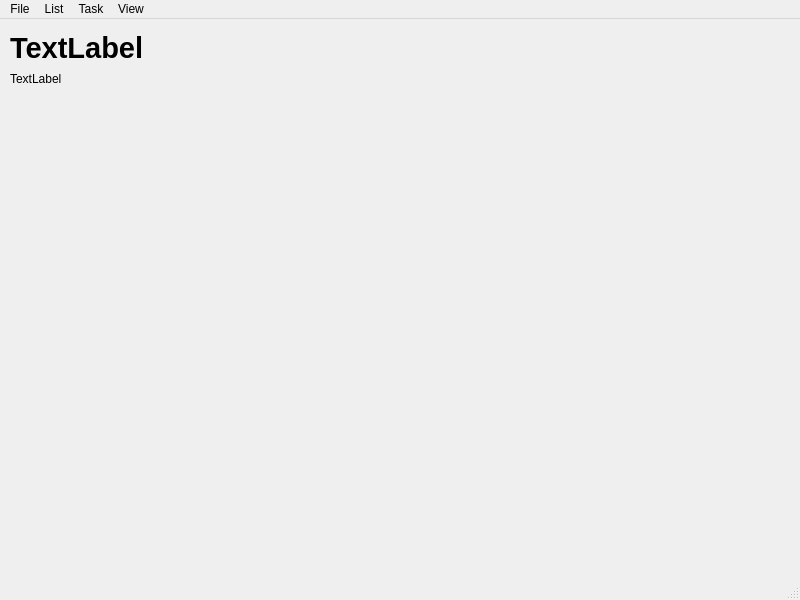
<?xml version="1.0" encoding="UTF-8"?>
<ui version="4.0">
 <class>TaskView</class>
 <widget class="QMainWindow" name="TaskView">
  <property name="geometry">
   <rect>
    <x>0</x>
    <y>0</y>
    <width>800</width>
    <height>600</height>
   </rect>
  </property>
  <property name="windowTitle">
   <string>MainWindow</string>
  </property>
  <widget class="QWidget" name="centralwidget">
   <widget class="QWidget" name="gridLayoutWidget">
    <property name="geometry">
     <rect>
      <x>10</x>
      <y>10</y>
      <width>160</width>
      <height>80</height>
     </rect>
    </property>
    <layout class="QGridLayout" name="gridLayout">
     <item row="0" column="0">
      <widget class="QLabel" name="listTitle1">
       <property name="font">
        <font>
         <pointsize>22</pointsize>
         <weight>75</weight>
         <bold>true</bold>
        </font>
       </property>
       <property name="text">
        <string>TextLabel</string>
       </property>
      </widget>
     </item>
     <item row="1" column="0">
      <widget class="QLabel" name="listContent1">
       <property name="text">
        <string>TextLabel</string>
       </property>
       <property name="alignment">
        <set>Qt::AlignLeading|Qt::AlignLeft|Qt::AlignTop</set>
       </property>
      </widget>
     </item>
    </layout>
   </widget>
  </widget>
  <widget class="QMenuBar" name="menubar">
   <property name="geometry">
    <rect>
     <x>0</x>
     <y>0</y>
     <width>800</width>
     <height>21</height>
    </rect>
   </property>
   <widget class="QMenu" name="menuFile">
    <property name="title">
     <string>File</string>
    </property>
    <addaction name="actionNew"/>
    <addaction name="actionOpen"/>
    <addaction name="actionSave"/>
    <addaction name="actionSaveAs"/>
   </widget>
   <widget class="QMenu" name="menuList">
    <property name="title">
     <string>List</string>
    </property>
    <addaction name="actionCreateNewList"/>
    <addaction name="actionDeleteList"/>
   </widget>
   <widget class="QMenu" name="menuTask">
    <property name="title">
     <string>Task</string>
    </property>
    <addaction name="actionAddTask"/>
    <addaction name="actionTickOffTask"/>
    <addaction name="actionMarkImportant"/>
    <addaction name="actionAddDueDate"/>
   </widget>
   <widget class="QMenu" name="menuView">
    <property name="title">
     <string>View</string>
    </property>
    <addaction name="actionShowCompletedTasks"/>
   </widget>
   <addaction name="menuFile"/>
   <addaction name="menuList"/>
   <addaction name="menuTask"/>
   <addaction name="menuView"/>
  </widget>
  <widget class="QStatusBar" name="statusbar"/>
  <action name="actionNew">
   <property name="text">
    <string>New</string>
   </property>
  </action>
  <action name="actionOpen">
   <property name="text">
    <string>Open</string>
   </property>
  </action>
  <action name="actionSave">
   <property name="text">
    <string>Save</string>
   </property>
   <property name="shortcut">
    <string>Ctrl+S</string>
   </property>
  </action>
  <action name="actionSaveAs">
   <property name="text">
    <string>Save As</string>
   </property>
  </action>
  <action name="actionCreateNewList">
   <property name="text">
    <string>Create a New List</string>
   </property>
  </action>
  <action name="actionDeleteList">
   <property name="text">
    <string>Delete a List</string>
   </property>
  </action>
  <action name="actionAddTask">
   <property name="text">
    <string>Add a Task</string>
   </property>
  </action>
  <action name="actionTickOffTask">
   <property name="text">
    <string>Tick off a Task</string>
   </property>
  </action>
  <action name="actionMarkImportant">
   <property name="text">
    <string>Mark a Task as Important</string>
   </property>
  </action>
  <action name="actionAddDueDate">
   <property name="text">
    <string>Add/Change a Due Date</string>
   </property>
  </action>
  <action name="actionShowCompletedTasks">
   <property name="checkable">
    <bool>true</bool>
   </property>
   <property name="text">
    <string>Show Completed Tasks</string>
   </property>
  </action>
 </widget>
 <resources/>
 <connections/>
</ui>
